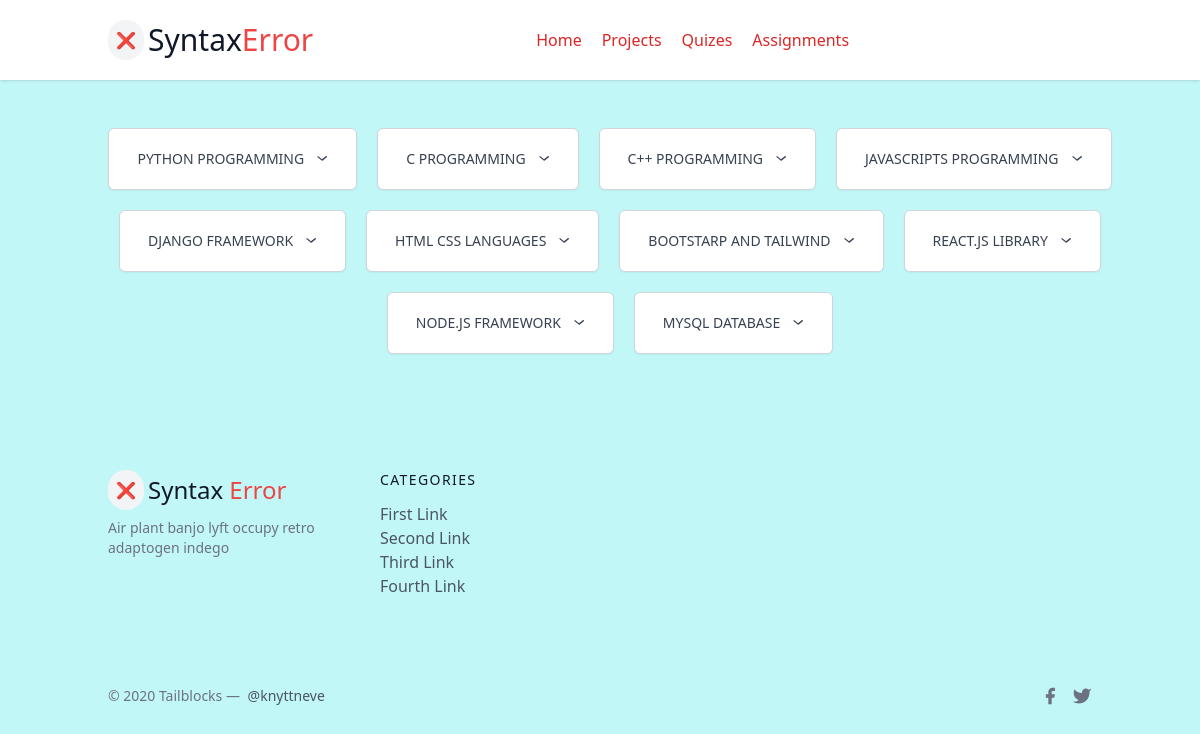
The app's page /all-assignment/ with its own data.
### all_apps/assignments/models.py (models this page shows, shortened)
class AllAssignment(models.Model):
    title = models.CharField(max_length=200)
    class Meta:
        verbose_name_plural = "All Categories"

### all_apps/assignments/views.py (the view)
# urls.py: path('all-assignment/',all_assi,name="all-assignment"),
def all_assi(request):
    as1=AllAssignment.objects.all()
    context={'as1':as1}
    return render(request,'alls.html',context)

### all_apps/assignments/templates/alls.html (shortened to what this page needs)
{% extends "base.html" %}
{% block content %}
<section>
    <div class="flex flex-wrap justify-center p-7 ">
        {% for assignment in as1 %}
        <div class="relative inline-block ml-5 mt-5 text-left">
            <div>
                <button type="button" class="inline-flex justify-center w-full rounded-md border border-gray-300 shadow-sm px-7 py-5 bg-white text-sm font-medium text-gray-700 hover:bg-gray-200 focus:outline-none focus:ring-2 focus:ring-indigo-500 focus:border-indigo-500" id="assignment-{{ assignment.id }}" aria-expanded="true" aria-haspopup="true">
                    {{ assignment.title }}
                    <svg class="-mr-1 ml-2 h-5 w-5" xmlns="http://www.w3.org/2000/svg" viewBox="0 0 20 20" fill="currentColor" aria-hidden="true">
                        <path fill-rule="evenodd" d="M5.23 7.21a.75.75 0 011.06 0L10 10.293l3.71-3.08a.75.75 0 111.06 1.06l-4 3.25a.75.75 0 01-1.06 0l-4-3.25a.75.75 0 010-1.06z" clip-rule="evenodd" />
                    </svg>
                </button>
            </div>
        </div>
        {% endfor %}
    </div>
</section>
<section>
    <div class="flex flex-wrap justify-center p-7">
    </div>
</section>
{% endblock content %}

### templates/base.html (shortened to what this page needs)
{% load static %}
<!doctype html>
<html>
<head>
  <script src="https://cdn.tailwindcss.com"></script>
</head>
<body style="background-color:rgb(194, 247, 247);">
<header class="text-gray-600 body-font bg-white shadow sticky w-full top-0">
  <div class="container mx-auto flex flex-wrap p-5 flex-col md:flex-row items-center">
    <a class="flex title-font font-medium items-center  text-gray-900 mb-4 md:mb-0">
      <span class="bg-gray-100 rounded-full p-2">❌</span>
      <span class="ml-1 text-2xl sm:text-xl md:text-3xl">Syntax<span class="text-red-500">Error</span></span>
    </a>
    <nav class="md:ml-auto md:mr-auto flex flex-wrap items-center text-base justify-center">
      <a href="{% url 'home' %}" class="mr-5 hover:text-gray-900 text-red-600">Home</a>
      <a href="{% url "all-projects" %}" class="mr-5 hover:text-gray-900 text-red-600">Projects</a>
      <a href="#" class="mr-5 hover:text-gray-900 text-red-600">Quizes</a>
      <a href="{% url 'all-assignment' %}" class="mr-5 hover:text-gray-900 text-red-600">Assignments</a>
    </nav>
  </div>
</header>
{% block content %}
{% endblock content %}
<footer class="text-gray-600 body-font">
  <div class="container px-5 py-8 mx-auto flex flex-wrap md:flex-nowrap flex-col sm:flex-row">
    <div class="w-64 flex-shrink-0 md:mx-0 mx-auto text-center md:text-left">
      <a class="flex title-font font-medium items-center justify-center md:justify-start text-gray-900">
        <span class="bg-gray-100 rounded-full p-2">❌</span>
        <span class="ml-1 text-2xl">Syntax <span class="text-red-500">Error</span></span>
      </a>
      <p class="mt-2 text-sm text-gray-500">Air plant banjo lyft occupy retro adaptogen indego</p>
    </div>
    <div class="flex-grow flex flex-wrap justify-center md:justify-start mt-10 md:mt-0">
      <div class="lg:w-1/4 md:w-1/2 px-4">
        <h2 class="title-font font-medium text-gray-900 tracking-widest text-sm mb-3">CATEGORIES</h2>
        <nav class="list-none mb-10">
          <li><a class="text-gray-600 hover:text-gray-800">First Link</a></li>
          <li><a class="text-gray-600 hover:text-gray-800">Second Link</a></li>
          <li><a class="text-gray-600 hover:text-gray-800">Third Link</a></li>
          <li><a class="text-gray-600 hover:text-gray-800">Fourth Link</a></li>
        </nav>
      </div>
    </div>
  </div>
  <div class="">
    <div class="container mx-auto py-4 px-5 flex flex-wrap flex-col sm:flex-row justify-between">
      <p class="text-gray-500 text-sm text-center sm:text-left">© 2020 Tailblocks —
        <a href="https://twitter.com/knyttneve" class="text-gray-600 ml-1" target="_blank">@knyttneve</a>
      </p>
      <span class="inline-flex sm:ml-auto sm:mt-0 mt-2 justify-center sm:justify-start">
        <a class="text-gray-500">
          <svg fill="currentColor" stroke-linecap="round" stroke-linejoin="round" stroke-width="2" class="w-5 h-5" viewBox="0 0 24 24">
            <path d="M18 2h-3a5 5 0 00-5 5v3H7v4h3v8h4v-8h3l1-4h-4V7a1 1 0 011-1h3z"></path>
          </svg>
        </a>
        <a class="ml-3 text-gray-500">
          <svg fill="currentColor" stroke-linecap="round" stroke-linejoin="round" stroke-width="2" class="w-5 h-5" viewBox="0 0 24 24">
            <path d="M23 3a10.9 10.9 0 01-3.14 1.53 4.48 4.48 0 00-7.86 3v1A10.66 10.66 0 013 4s-4 9 5 13a11.64 11.64 0 01-7 2c9 5 20 0 20-11.5a4.5 4.5 0 00-.08-.83A7.72 7.72 0 0023 3z"></path>
          </svg>
        </a>
      </span>
    </div>
  </div>
</footer>
</body>
</html>

### records on screen
AllAssignment: title "PYTHON PROGRAMMING"
AllAssignment: title "C PROGRAMMING"
AllAssignment: title "C++ PROGRAMMING"
AllAssignment: title "JAVASCRIPTS PROGRAMMING"
AllAssignment: title "DJANGO FRAMEWORK"
AllAssignment: title "HTML CSS LANGUAGES"
AllAssignment: title "BOOTSTARP AND TAILWIND"
AllAssignment: title "REACT.JS LIBRARY"
AllAssignment: title "NODE.JS FRAMEWORK"
AllAssignment: title "MYSQL DATABASE"
